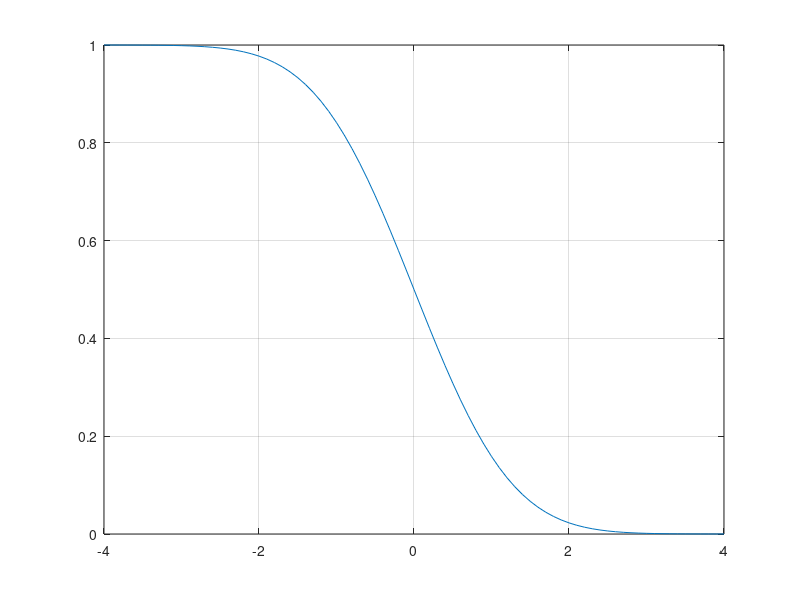
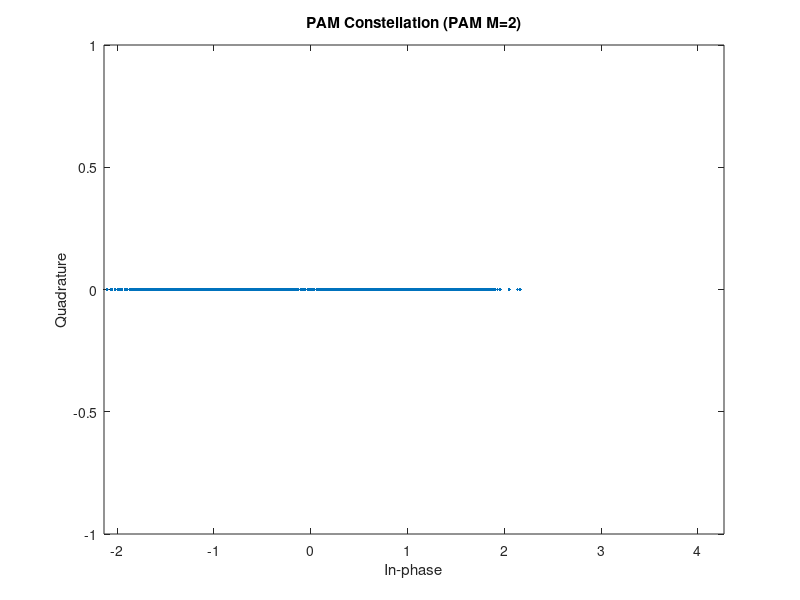

The MATLAB source for these figures, in order:
%% Juan Tellez 
%% Q function to calculate the error probability equiprobable binary antipodal modulation
x = -4:0.1:4;
y = qfunc(x);
plot(x,y)
grid
ebnodB = 7;
ebno = 10^(ebnodB/10);
Pb = qfunc(sqrt(2*ebno));
fprintf('Error probability of Qfunction: %f\n', Pb);

%% Calculate the error probability using 10000 input data points
k = 1;
M = 2^k;
N = [10000, 1];
i_data = randi(0:M-1,N);

%Modulate and demodulate
tx_sig = pammod(i_data, M);
SNR = 10;
rx_sig = awgn(tx_sig, SNR);
o_data = pamdemod(rx_sig, M);
errors = sum(i_data ~= o_data);
fprintf('Number of errors with Qfunction: %i\n', errors);
figure;
scatterplot(rx_sig);
title("PAM Constellation (PAM M=2)")


